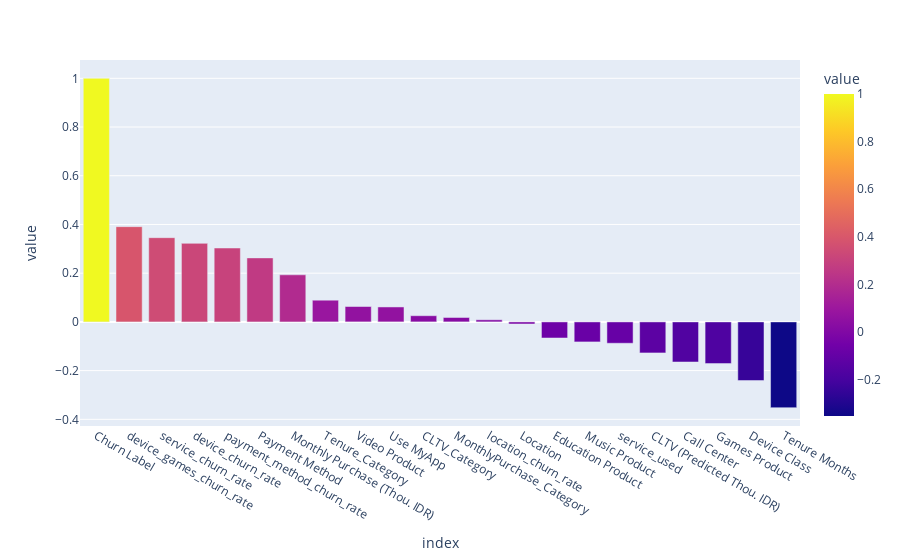

The notebook cell this image was saved under:
### Code cell
fig = px.bar(df.corr()['Churn Label'].sort_values(ascending = False),
             color = 'value')
fig.show()

### Figure 1 — Plotly figure (JSON) as saved in the notebook; plotly's stock layout.template omitted (floating-point values rounded to 4 significant figures)
{"data": [{"alignmentgroup": "True", "hovertemplate": "index=%{x}<br>value=%{marker.color}<extra></extra>", "legendgroup": "", "marker": {"color": [1, 0.3909, 0.3457, 0.3225, 0.3034, 0.2628, 0.1934, 0.08909, 0.06323, 0.06138, 0.0254, 0.01809, 0.008596, -0.008596, -0.06616, -0.08225, -0.0877, -0.1275, -0.1647, -0.1712, -0.2408, -0.3522], "coloraxis": "coloraxis", "pattern": {"shape": ""}}, "name": "", "offsetgroup": "", "orientation": "v", "showlegend": false, "textposition": "auto", "type": "bar", "x": ["Churn Label", "device_games_churn_rate", "service_churn_rate", "device_churn_rate", "payment_method_churn_rate", "Payment Method", "Monthly Purchase (Thou. IDR)", "Tenure_Category", "Video Product", "Use MyApp", "CLTV_Category", "MonthlyPurchase_Category", "location_churn_rate", "Location", "Education Product", "Music Product", "service_used", "CLTV (Predicted Thou. IDR)", "Call Center", "Games Product", "Device Class", "Tenure Months"], "xaxis": "x", "y": [1, 0.3909, 0.3457, 0.3225, 0.3034, 0.2628, 0.1934, 0.08909, 0.06323, 0.06138, 0.0254, 0.01809, 0.008596, -0.008596, -0.06616, -0.08225, -0.0877, -0.1275, -0.1647, -0.1712, -0.2408, -0.3522], "yaxis": "y"}], "layout": {"barmode": "relative", "coloraxis": {"colorbar": {"title": {"text": "value"}}, "colorscale": [[0, "#0d0887"], [0.1111, "#46039f"], [0.2222, "#7201a8"], [0.3333, "#9c179e"], [0.4444, "#bd3786"], [0.5556, "#d8576b"], [0.6667, "#ed7953"], [0.7778, "#fb9f3a"], [0.8889, "#fdca26"], [1, "#f0f921"]]}, "legend": {"tracegroupgap": 0}, "margin": {"t": 60}, "xaxis": {"anchor": "y", "domain": [0, 1], "title": {"text": "index"}}, "yaxis": {"anchor": "x", "domain": [0, 1], "title": {"text": "value"}}}}
